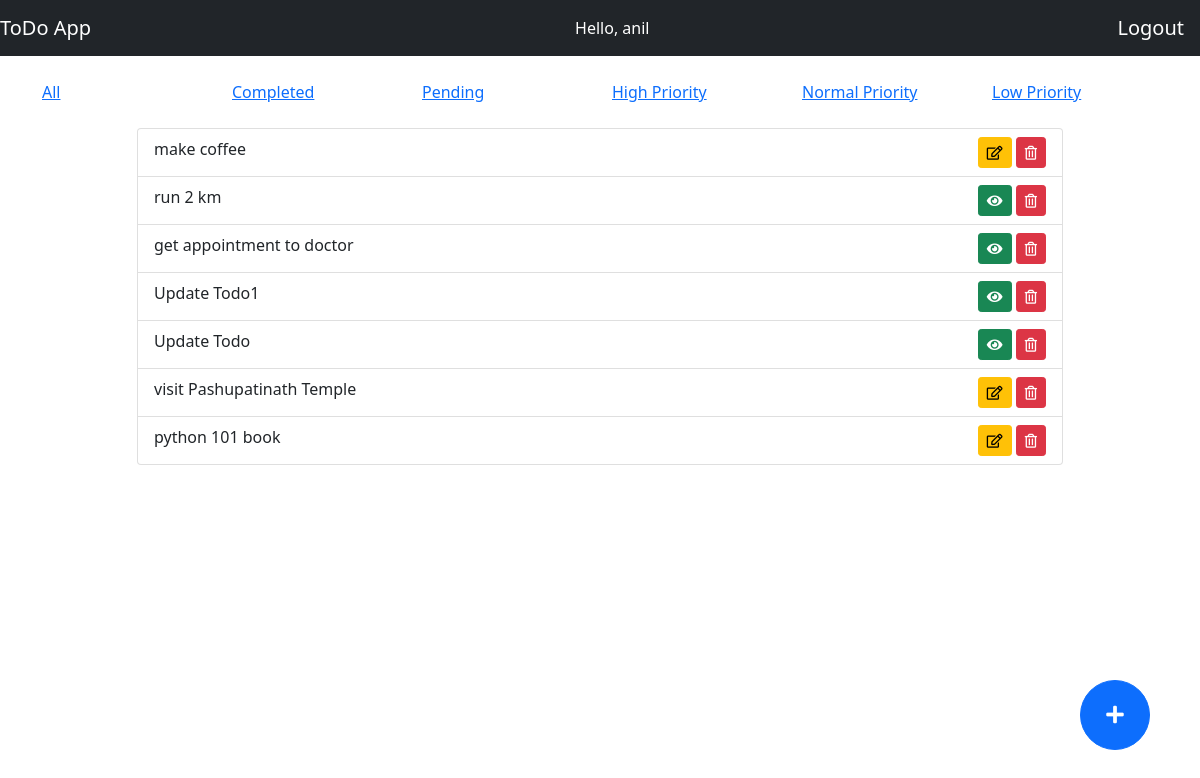
The app's page / (signed in), older data.
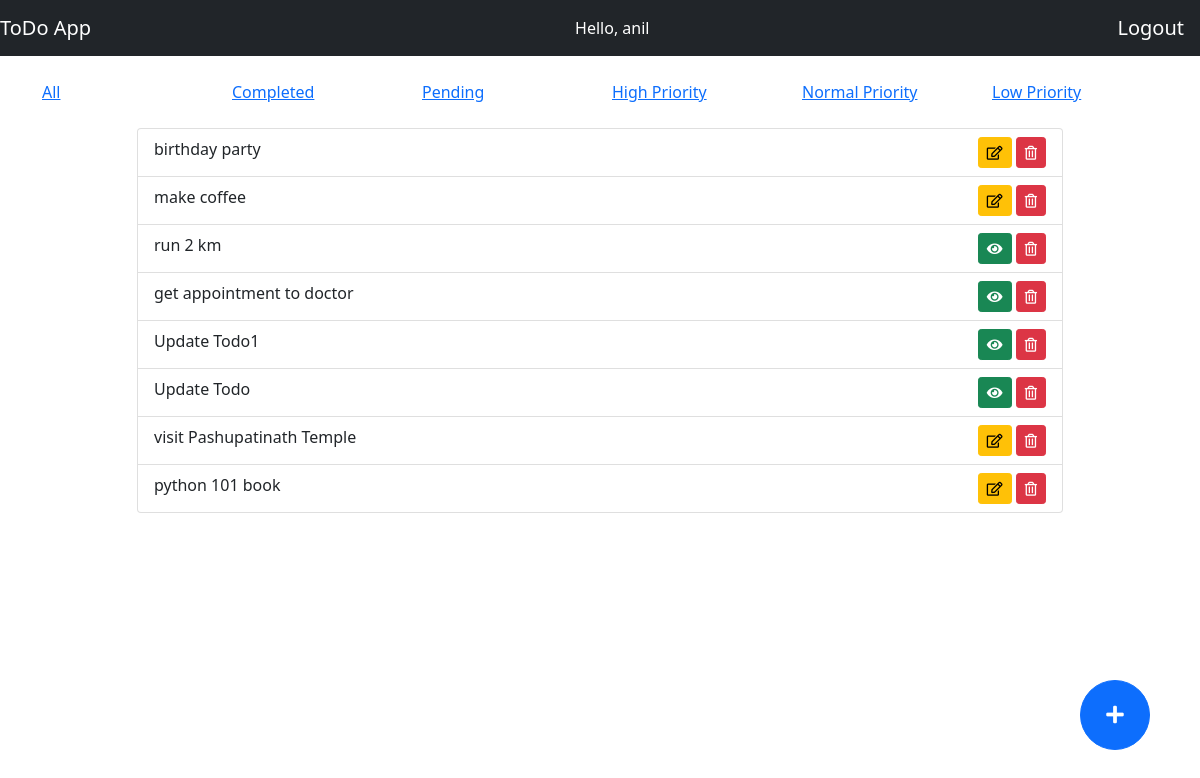
The same page, newer data.
### todo/models.py (models this page shows, shortened)
class ToDo(models.Model):
    text = models.CharField(max_length=255)
    added_date = models.DateTimeField()
    priority = models.CharField(max_length=10, default='normal')
    status = models.CharField(max_length=1, default='0')

### todo/views.py (the view)
# urls.py: path('',views.index, name='index'),
@login_required(login_url='login')
def index(request):
        keys_list = request.GET.keys()
        if 'status' in keys_list:
            status = request.GET['status']
            todo_items = ToDo.objects.filter(status=status).order_by('-added_date')
        elif 'priority' in keys_list:
            priority = request.GET['priority']
            todo_items = ToDo.objects.filter(priority=priority).order_by('-added_date')
        else:
            todo_items = ToDo.objects.all().order_by('-added_date')
        return render(request,'index.html', {'todo_items': todo_items})

### todo/templates/index.html (shortened to what this page needs)
{% extends 'base.html' %}
{% block content %}
    <div class="row mt-4">
        <div class="col-2">
            <a href="/">All</a>
        </div>
        <div class="col-2">
            <a href="?status=1">Completed</a>
        </div>
        <div class="col-2">
            <a href="?status=0">Pending</a>
        </div>
        <div class="col-2">
            <a href="?priority=high">High Priority</a>
        </div>
        <div class="col-2">
            <a href="?priority=normal">Normal Priority</a>
        </div>
        <div class="col-2">
            <a href="?priority=low">Low Priority</a>
        </div>
    </div>
    <div class="row mt-4">
        <div class="col-10 mx-auto">
            <ul class="list-group">
                {% for todo_item in todo_items %}
                    <li class="list-group-item">{{todo_item.text}}
                        <div class="float-end">
                            {% if todo_item.status == '0' %}
                                <button type="submit" class="btn btn-sm btn-warning " data-bs-toggle="modal" data-bs-target="#updateTodoModal" data-bs-whatever="{{todo_item.id}}"><i class="far fa-edit"></i></button>
                            {% else %}
                                <button type="submit" class="btn btn-sm btn-success " data-bs-toggle="modal" data-bs-target="#viewTodoModal" data-bs-whatever="{{todo_item.id}}"><i class="fas fa-eye"></i></button>
                            {% endif %}
                            <form action="{% url 'delete_todo' todo_item.id %}" method="post" style="display:inline-block;">
                                <button type="submit" class="btn btn-sm btn-danger "><i class="far fa-trash-alt"></i></button>
                            </form>
                        </div>
                    </li>
                {% endfor %}
            </ul>
        </div>
    </div>
    <button type="button" class="btn btn-primary btn-lg circle-btn" data-bs-toggle="modal" data-bs-target="#addTodoModal" data-bs-whatever="addTodo"><i class="fas fa-plus"></i></button>
{% endblock %}

Row changes from the older to the newer data that the page shows:
added ToDo: text "birthday party"
